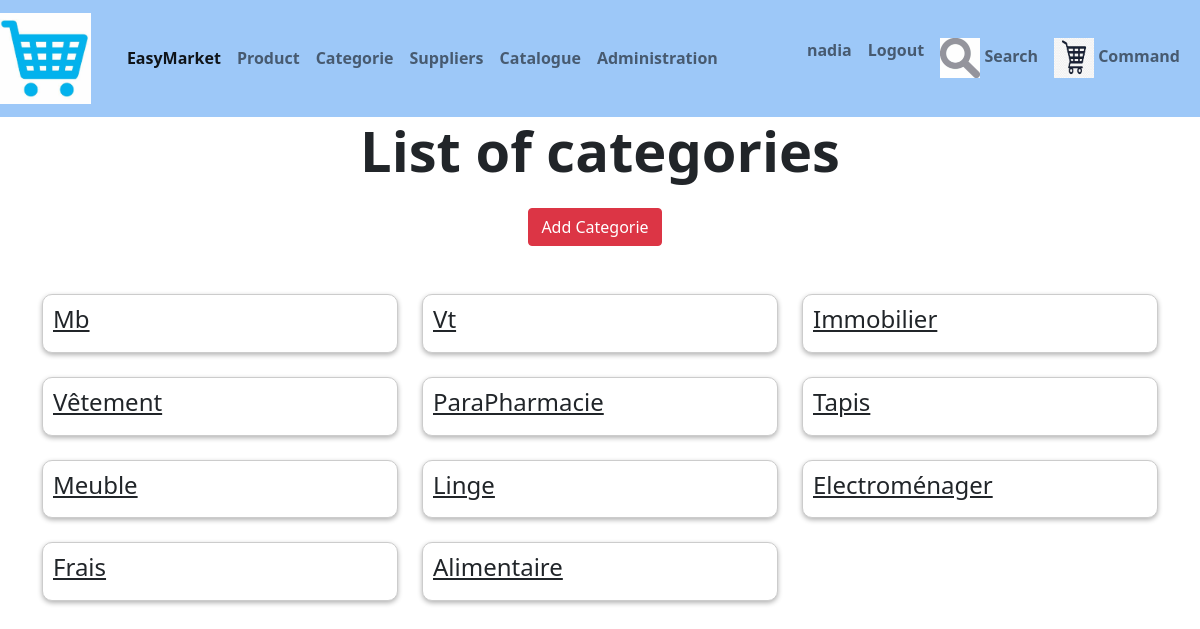
Page /magasin/categories/ (signed in) on the committed database.
### magasin/models.py (models this page shows, shortened)
class Categorie (models.Model) :
    TYPE_CHOICES = [
        ('Al','Alimentaire'),
        ('Mb','Meuble'),
        ('Sn','Sanitaire'),
        ('Vs','Vaisselle'),
        ('Vt','Vêtement'),
        ('Jx','Jouets'),
        ('Lg','Linge de Maison'),
        ('Bj','Bijoux'),
        ('Dc','Décor')
    ]
    name=models.CharField(max_length=50,default='Alimentaire')

### magasin/views.py (the view)
# urls.py: path('categories/', views.categorie_list, name='categorie_list'),
@login_required(login_url="/users/login")
def categorie_list(request):
    template = loader.get_template('magasin/categorie_list.html')
    categories = Categorie.objects.all()
    return render(request, 'magasin/categorie_list.html', {'categories': categories})

### magasin/templates/magasin/categorie_list.html (shortened to what this page needs)
{% extends './base.html' %}
{% block content %}
<div class="container">
  <h1 class="display-4 mb-4 fw-bold text-center">List of categories</h1>
  <center><a href="{% url 'addcategorie' %}" class="mb-4 btn btn-danger btn-right">Add Categorie</a></center>
  <div class="my-4">
    <div class="row row-cols-1 row-cols-md-3 g-4">
      {% for category in categories %}
      <div class="col">
        <div class="card">
          <div class="card-body">
            <h5 class="card-title"> <a href="{% url 'categorie_detail' category.id %}"class="text-dark">{{ category.name }}</a></h5>
          </div>
        </div>
      </div>
      {% endfor %}
    </div>
  </div>
</div>
{% endblock %}

### magasin/templates/magasin/base.html (shortened to what this page needs)
{% load static %}
<!DOCTYPE html>
<html>
<head>
<link href="https://cdn.jsdelivr.net/npm/bootstrap@5.0.2/dist/css/bootstrap.min.css" rel="stylesheet">
<link rel='stylesheet' type='text/css' media='screen' href="{% static 'css/base.css'%}">
</head>
<body>
	<nav class="navbar navbar-expand-lg navbar-light" style="background-color: rgb(157, 200, 248) ;text-align: center ;color: black; font-weight: bold;">
		<a class="navbar-brand" href="{% url 'index' %}"><img src="/static/logo/chario.jpg" style="width: 100%; max-width: 100px; height: auto;"></img></a>
		<div class="container-fluid">
		<div class="collapse navbar-collapse" id="navbarSupportedContent">
			<ul class="navbar-nav me-auto mb-2 mb-lg-0">
			  <li class="nav-item">
				<a class="nav-link active" aria-current="page" href="#">EasyMarket</a>
			  </li>
			  <li class="nav-item ">
				<a class="nav-link" href="{% url 'index' %}">Product</a>
			  </li>
			  <li class="nav-item ">
				<a class="nav-link" href="{% url 'categorie_list' %}">Categorie</a>
			  </li>
			  <li class="nav-item ">
				<a class="nav-link" href="{% url 'fournisseur_list' %}">Suppliers</a>
			  </li>
			  <li class="nav-item">
				<a class="nav-link" href="{% url 'catalogue' %}">Catalogue</a>
			  </li>
			  <li class="nav-item ">
				<a class="nav-link" href="{% url 'admin:index' %}">Administration</a>
			  </li>
		</ul>
			</div>
			<ul class="navbar-nav ml-auto">
				{% if user.is_authenticated %}
				<li class="nav-item">
					<a class="nav-link">
						{{ user }}
					</a>
				</li>
				<li>
					<a class="nav-link" href="{% url 'logout' %}">Logout</a>
				</li>
				{% endif %}
				<li class="nav-item">
					<a class="nav-link" href="{% url 'search' %}">
						<img src="{% static 'logo/sea.jpg' %}" alt="Logo" style="width: 40px; height: 40px;">
						<span>Search</span>
					</a>
				</li>
				<li class="nav-item">
					<a class="nav-link" href="{% url 'commande_list' %}">
						<img src="{% static 'logo/corbeille.jpg' %}" alt="Logo" style="width: 40px; height: 40px;">
						<span>Command</span>
					</a>
				</li>
			</ul>
	  </nav>
{% block content %} {% endblock %}
</body>
</html>

### magasin/templates/magasin/categorie_list.html (style rules this page uses)
.card { opacity: 0; animation: fade-in 1s ease-out forwards; }
.card { border: 1px solid #ccc; border-radius: 10px; box-shadow: 0 2px 5px rgba(0, 0, 0, 0.3); }
.btn-right { margin-right: 10px; }
.card-title { font-size: 1.5rem; }
.card-body { padding: 10px; }

### rows in the picture
Categorie: name "Mb"
Categorie: name "Vt"
Categorie: name "Immobilier"
Categorie: name "Vêtement"
Categorie: name "ParaPharmacie"
Categorie: name "Tapis"
Categorie: name "Meuble"
Categorie: name "Linge"
Categorie: name "Electroménager"
Categorie: name "Frais"
Categorie: name "Alimentaire"

### other values in the picture
{{ user }} "nadia"
